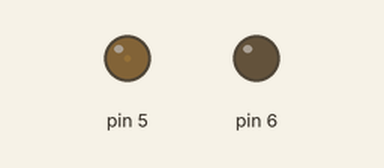
Bench run of a sketch on a simulated Arduino Uno, built with avr-gcc and run on an emulated ATmega328P. Shown: output pins drawn as LEDs (lit = HIGH).

Above: at 0.05 s.
At 2.8 s:
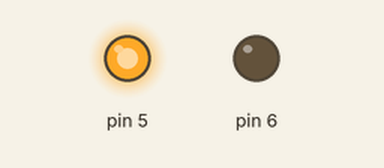
At 5.55 s:
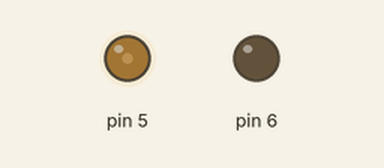
At 12.7 s:
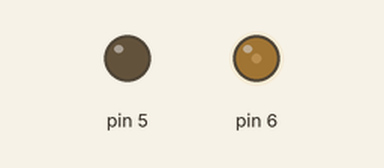
Timing chart, 0 to 18.5 s (numbered marks = the images above):
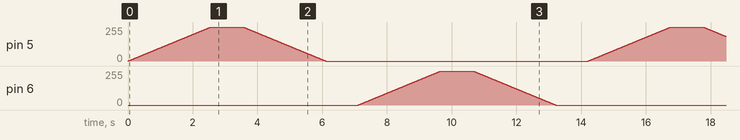

The sketch:

CustomMotorController.ino
```cpp
void setup() {
  pinMode(6,OUTPUT);
  pinMode(5,OUTPUT);
}

void loop() {
  digitalWrite(6,LOW);
  for(int i=0; i<255; i++) {
    analogWrite(5,i);
    delay(10);
  }

  delay(1000);

  for(int i=255; i>0; i--) {
    analogWrite(5,i);
    delay(10);
  }

  digitalWrite(5,LOW);
  delay(1000);

  for(int i=0; i<255; i++) {
    analogWrite(6,i);
    delay(10);
  }

  delay(1000);

  for(int i=255; i>0; i--) {
    analogWrite(6,i);
    delay(10);
  }

  digitalWrite(6,LOW);
  delay(1000);

}
```
